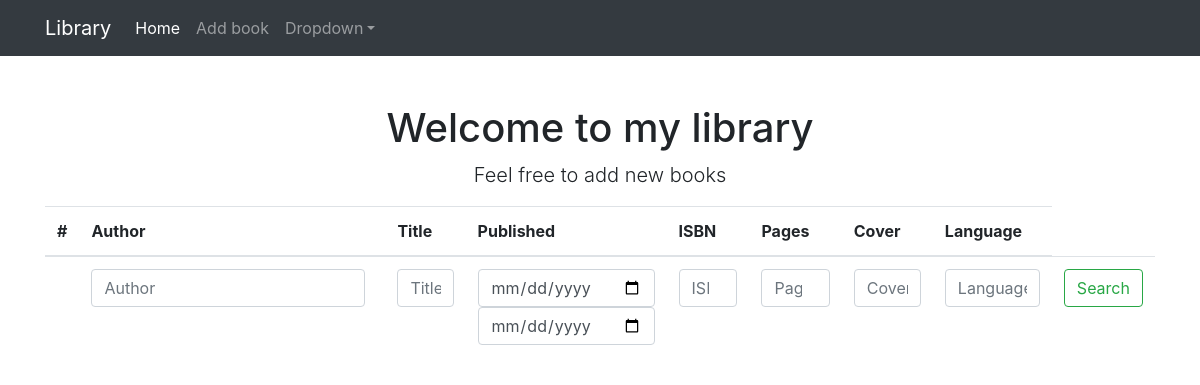
Before: / with the older database file.
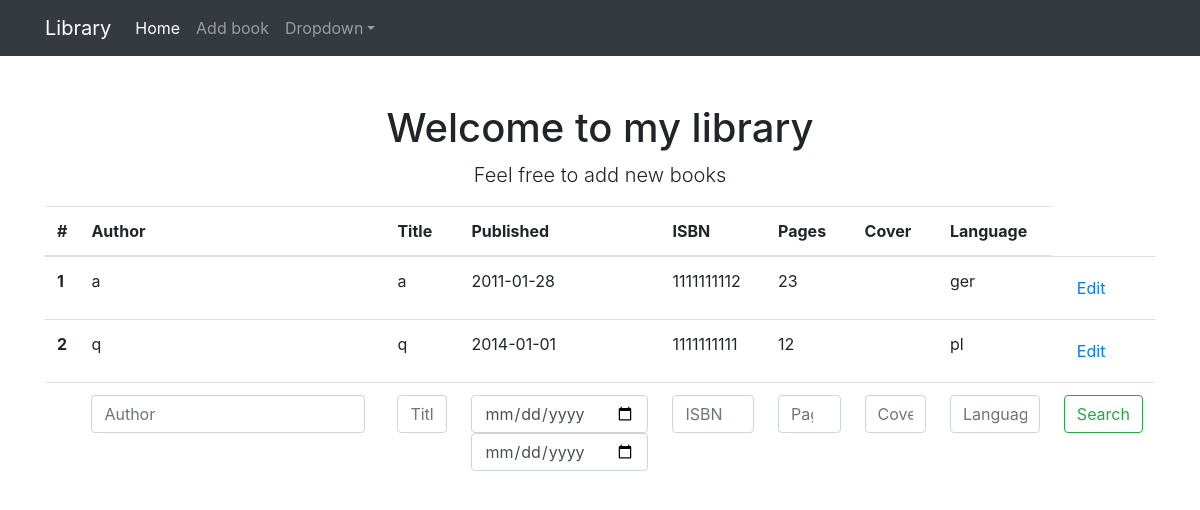
After: the same page with the newer database file.
### library/models.py (models this page shows, shortened)
class Book(db.Model):
    id = db.Column(db.Integer, primary_key=True)
    title = db.Column(db.String(80), nullable=False, unique=True)
    author = db.Column(db.String(80), nullable=False)
    published_date = db.Column(db.Date(), nullable=False)
    ISBN = db.Column(db.Integer, nullable=False, unique=True)
    num_pages = db.Column(db.Integer, nullable=False)
    cover_url = db.Column(db.Text)
    language = db.Column(db.String(80), nullable=False)

### library/routes.py (the view)
@app.route('/', methods=['GET'])
def homepage():
    filters = {key: value for key, value in request.args.items() if value}
    if filters:
        min_date = filters.pop('min date', date(1, 1, 1))
        max_date = filters.pop('max date', date(9999, 1, 1))
        books = Book.query.filter_by(**filters).filter(
            Book.published_date.between(
                min_date, max_date)
        ).order_by(Book.author.asc())
    else:
        books = Book.query.all()
        books.sort(key=lambda x:x.author)
        print(books)
    return render_template('homepage.html', books=books)

### library/templates/homepage.html (shortened to what this page needs)
{% extends "index.html" %}
{% block content %}
<table class="table">
  <thead>
    <tr>
      <th scope="col">#</th>
      <th scope="col">Author</th>
      <th scope="col">Title</th>
      <th scope="col">Published</th>
      <th scope="col">ISBN</th>
      <th scope="col">Pages</th>
      <th scope="col">Cover</th>
      <th scope="col">Language</th>
    </tr>
  </thead>
  <tbody>
  {% for book in books %}
    <tr>
      <th scope="row">{{loop.index}}</th>
      <td>{{ book.author }}</td>
      <td>{{ book.title }}</td>
      <td>{{ book.published_date }}</td>
      <td>{{ book.ISBN }}</td>
      <td>{{ book.num_pages }}</td>
      <td>{{ book.cover_url }}</td>
      <td>{{ book.language }}</td>
      <td>
        <a role="button" class="btn btn-link" aria-pressed="true" href="{{url_for('edit_book', book_id=book.id)}}">
          Edit
        </a>
      </td>
    </tr>
  {% endfor %}
    <tr>
      <th scope="row"></th>
      <td>
        <form class="form-inline" action="{{ url_for('homepage')}}" method="GET">
          <input class="form-control mr-sm-2" type="text" value="{% if search_query %}{{ search_query }}{% endif %}" placeholder="Author" aria-label="Search" name="author"
      </td>
      <td>
        <input class="form-control mr-sm-2" type="text" value="{% if search_query %}{{ search_query }}{% endif %}" placeholder="Title" aria-label="Search" name="title">
      </td>
      <td>
        <input class="form-control mr-sm-2" type="date" value="{% if search_query %}{{ search_query }}{% endif %}" placeholder="Published" aria-label="Search" name="min date">
        <input class="form-control mr-sm-2" type="date" value="{% if search_query %}{{ search_query }}{% endif %}" placeholder="Published" aria-label="Search" name="max date">
      </td>
      <td>
        <input class="form-control mr-sm-2" type="number" value="{% if search_query %}{{ search_query }}{% endif %}" placeholder="ISBN" aria-label="Search" name="ISBN">
      </td>
      <td>
        <input class="form-control mr-sm-2" type="number" value="{% if search_query %}{{ search_query }}{% endif %}" placeholder="Pages" aria-label="Search" name="num_pages">
      </td>
      <td>
        <input class="form-control mr-sm-2" type="text" value="{% if search_query %}{{ search_query }}{% endif %}" placeholder="Cover" aria-label="Search" name="cover_url">
      </td>
      <td>
        <input class="form-control mr-sm-2" type="text" value="{% if search_query %}{{ search_query }}{% endif %}" placeholder="Language" aria-label="Search" name="language">
      </td>
      <td>
        <button class="btn btn-outline-success" type="submit">Search</button>
      </td>
      </form>
    </tr>
  </tbody>
</table>
{% endblock %}

### library/templates/index.html (shortened to what this page needs)
<!DOCTYPE html>
<html lang="en">
    <head>
        <link rel="stylesheet" href="https://cdn.jsdelivr.net/npm/bootstrap@4.6.0/dist/css/bootstrap.min.css">
    </head>
    <body>
        <nav class="navbar navbar-expand-lg navbar-dark bg-dark">
            <div class="container">
                <a class="navbar-brand" href="{{ url_for('homepage') }}">Library</a>
                <div class="collapse navbar-collapse" id="navbarSupportedContent">
                    <ul class="navbar-nav ms-auto mb-2 mb-lg-0">
                        <li class="nav-item"><a class="nav-link active" aria-current="page" href="{{ url_for('homepage') }}">Home</a></li>
                        <li class="nav-item"><a class="nav-link" href="{{ url_for('add_book') }}">Add book</a></li>
                        <li class="nav-item dropdown">
                            <a class="nav-link dropdown-toggle" id="navbarDropdown" href="#" role="button" data-bs-toggle="dropdown" aria-expanded="false">Dropdown</a>
                        </li>
                    </ul>
                </div>
            </div>
        </nav>
        <div class="container">
            <div class="text-center mt-5">
                <h1>Welcome to my library</h1>
                <p class="lead">Feel free to add new books</p>
            </div>
      {% block content %}
      {% endblock content %}
        </div>
    </body>
</html>

Changed rows visible on the page:
added Book: author "a", title "a", published_date "2011-01-28", ISBN "1111111112", num_pages "23", language "ger"
added Book: author "q", title "q", published_date "2014-01-01", ISBN "1111111111", num_pages "12", language "pl"
